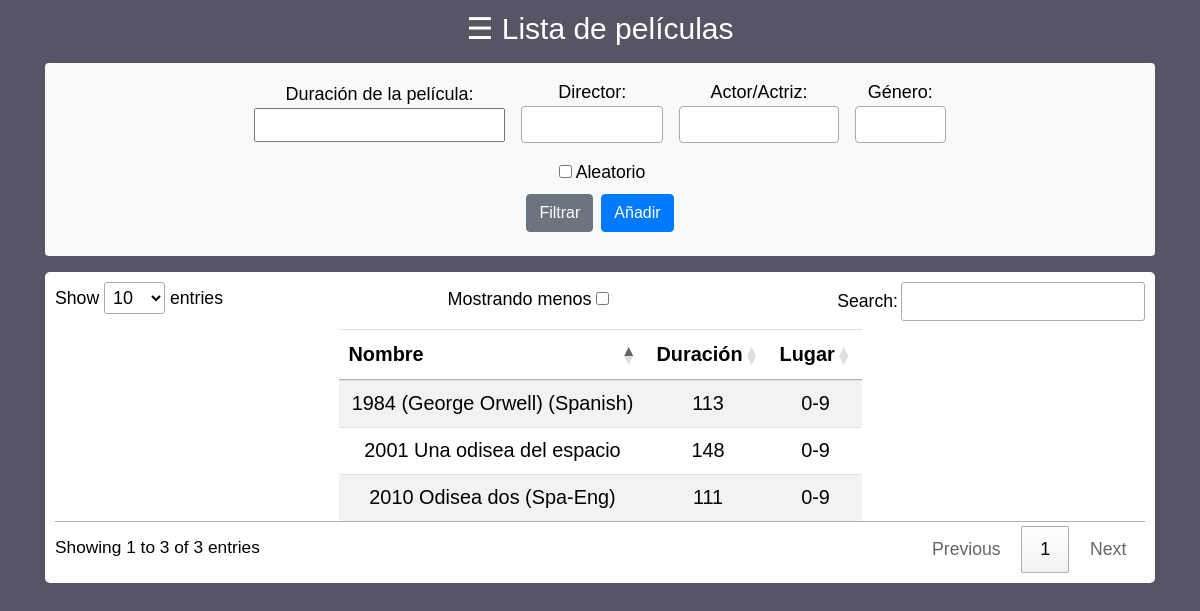
The page /peliculas/peliculas.php on the database its author committed.
### tables this page shows
CREATE TABLE `peliculas` (
  `id` int(11) NOT NULL,
  `nombre` varchar(300) NOT NULL,
  `duracion` varchar(4) NOT NULL,
  `lugar` varchar(100) NOT NULL,
  `director` varchar(200) DEFAULT NULL,
  `actor_principal` varchar(100) DEFAULT NULL,
  `genero` varchar(100) DEFAULT NULL,
  `agno` year(4) DEFAULT NULL,
  `poster` varchar(200) DEFAULT NULL,
  `argumento` varchar(15000) DEFAULT NULL,
  `imdb` varchar(15) DEFAULT NULL,
  `papelera` int(1) DEFAULT 0
);

### peliculas/peliculas.php (the view, shortened to what this page needs)
<?php
            include "../cabecera/cabeceraListas.php";
        ?>
        <form action="/peliculas/peliculas.php" method="post" class="bg-light mt-3 mb-3 p-3 rounded d-flex align-items-center text-center flex-column">
            <div class="d-flex align-items-center text-center flex-column">
                <div class="d-flex align-items-center text-center flex-row flex-wrap justify-content-center">
                    <label for="duracion" class="mr-2 ml-2">Duración de la película:<br><input id="duracion" type="number" name="duracion" min="1" style="display: inline-block;"></label>
                    <?php
                        try{
                    ?>
                    <label for="director" class="mr-2 ml-2">
                        Director:<br>
                    </label>
                    <?php
                        }
                        catch(PDOException $error){
                            echo "<p class='col-5'><span class='text-danger'>Error</span>: No se han podido listar los directores</p>";
                        }
                        try{
                    ?>
                    <label for="actor" class="mr-2 ml-2">
                        Actor/Actriz:<br>
                    </label>
                    <?php
                        }
                        catch(PDOException $error){
                            echo "<p class='col-5'><span class='text-danger'>Error</span>: No se han podido listar los actores/actrices</p>";
                        }
                        try{
                    ?>
                    <label for="genero" class="ml-2 mr-2">
                        Género:<br>
                    </label>
                    <?php
                        }
                        catch(PDOException $error){
                            echo "<p class='col-5'><span class='text-danger'>Error</span>: No se han podido listar los generos</p>";
                        }
                    ?>
                </div>
                <label for="aleatorio" class="mt-2"><input type="checkbox" name="aleatorio" id="aleatorio" style="display: inline-block;" class="m-1">Aleatorio</label>
                <div class="d-flex align-items-center text-center flex-row flex-wrap justify-content-center" class="mt-2">
                    <label for="filtrar" class="mr-1"><input id="filtrar" type="submit" value="Filtrar" name="filtrar" style="display: inline-block;" class="btn btn-secondary"></label>
                    <label for="add" class="ml-1"><input id="add" type="submit" value="Añadir" name="add" style="display: inline-block;" class="btn btn-primary" formaction="/peliculas/additar.php"></label>
                </div>
            </div>
        </form>
        <table id="lista" class="table table-striped text-center" style="background: white;">
            <thead>
                <tr>
                    <th class='align-middle'><b>Nombre</b></th>
                    <th class='align-middle'><b>Duración</b></th>
                    <th class='align-middle'><b>Lugar</b></th>
                </tr>
            </thead>
            <tbody>
                <?php
                    $consulta = "SELECT * FROM peliculas WHERE papelera=0";
                    try{
                        $filas = $conectar->query($consulta)->fetchAll();
                        foreach ($filas as $datos_peli) {
                            $id_edicion = $datos_peli[0];
                            $pelicula = "<tr id='$id_edicion'>";
                            for ($cont = 1;$cont<count($datos_peli)/2-5;$cont++){
                                $pelicula .= "<td class='align-middle'><a href='./ficha.php?id=$id_edicion'><div>";
                                if(empty($datos_peli[$cont])){
                                    $pelicula .= "-";
                                }
                                else{
                                    $pelicula .= $datos_peli[$cont];
                                }
                                $pelicula .= "</div></a></td>";
                            }
                            $pelicula .= '<td class="align-middle">
                                <form action="/peliculas/additar.php" method="post">
                                    <input type="hidden" name="id_edicion" id="id_edicion" value="'.$id_edicion.'">
                                    <input id="editar" type="submit" value="Editar" name="editar" style="display: inline-block;" class="btn btn-info">
                                </form>
                            </td>';
                            $pelicula .= '<td class="align-middle">
                                <button type="button" class="btn btn-danger" data-toggle="modal" data-target="#eliminar'.$id_edicion.'">
                                    Eliminar
                                </button>
                            </td>'.
                            '<div class="modal fade" id="eliminar'.$id_edicion.'" tabindex="-1" role="dialog" aria-labelledby="eliminar'.$id_edicion.'Title" aria-hidden="true">
                                <div class="modal-dialog modal-dialog-centered" role="document">
                                    <div class="modal-content">
                                        <div class="modal-header">
                                            <h5 class="modal-title" id="exampleModalLongTitle">Cuidado</h5>'.
                                            '<button type="button" class="close" data-dismiss="modal" aria-label="Close">
                                            <span aria-hidden="true">&times;</span>
                                            </button>
                                        </div>
                                        <div class="modal-body">
                                            Estás a punto de eliminar la película '.$datos_peli["nombre"].'<br>¿Quieres proceder?'.
                                        '</div>
                                        <div class="modal-footer">'.
                                            '<form action="/peliculas/peliculas.php" method="post">
                                                <input type="hidden" name="id_eliminar" id="id_eliminar" value="'.$id_edicion.'">
                                                <input id="eliminar" value="Si" name="eliminar" type="submit" class="btn btn-danger">
                                            </form>
                                            <button type="button" class="btn btn-secondary" data-dismiss="modal">No</button>
                                        </div>
                                    </div>
                                </div>
                            </div>';
                            $pelicula .= "</tr>";
                            print($pelicula);
                        }
                    }
                    catch(PDOException $error){
                        echo "<div class='container bg-light rounded text-center h2 mb-3 p-3 font-weight-bold'><span class='text-danger'>Error</span>: Algo ha sucedido durante la recogida de datos</div>";
                    }
                ?>
            </tbody>
        </table>
    </div>
</body>
</html>

### archivosListas/css/estilos.css (style rules this page uses)
html * { font-size: 1.02em; color: #000; font-family: sans-serif; }
table { margin: auto; }
body { font-family: "Lato", sans-serif; }
input { display: none; }

### rows shown on the page
peliculas: value "1984 (George Orwell) (Spanish)", value "113", value "0-9"
peliculas: value "2001 Una odisea del espacio", value "148", value "0-9"
peliculas: value "2010 Odisea dos (Spa-Eng)", value "111", value "0-9"

### other values the page prints
$nombrePagina "Lista de películas"
